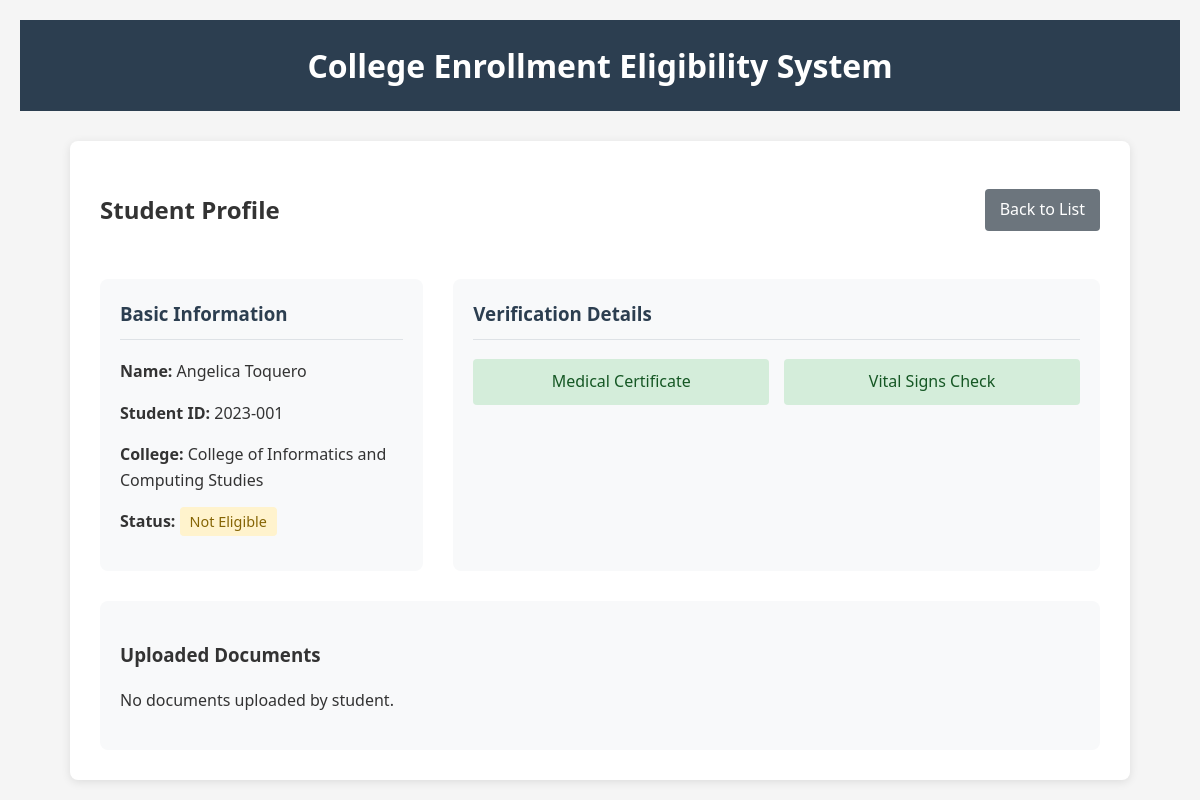
The page /admin/profile/1 on the database as committed earlier.
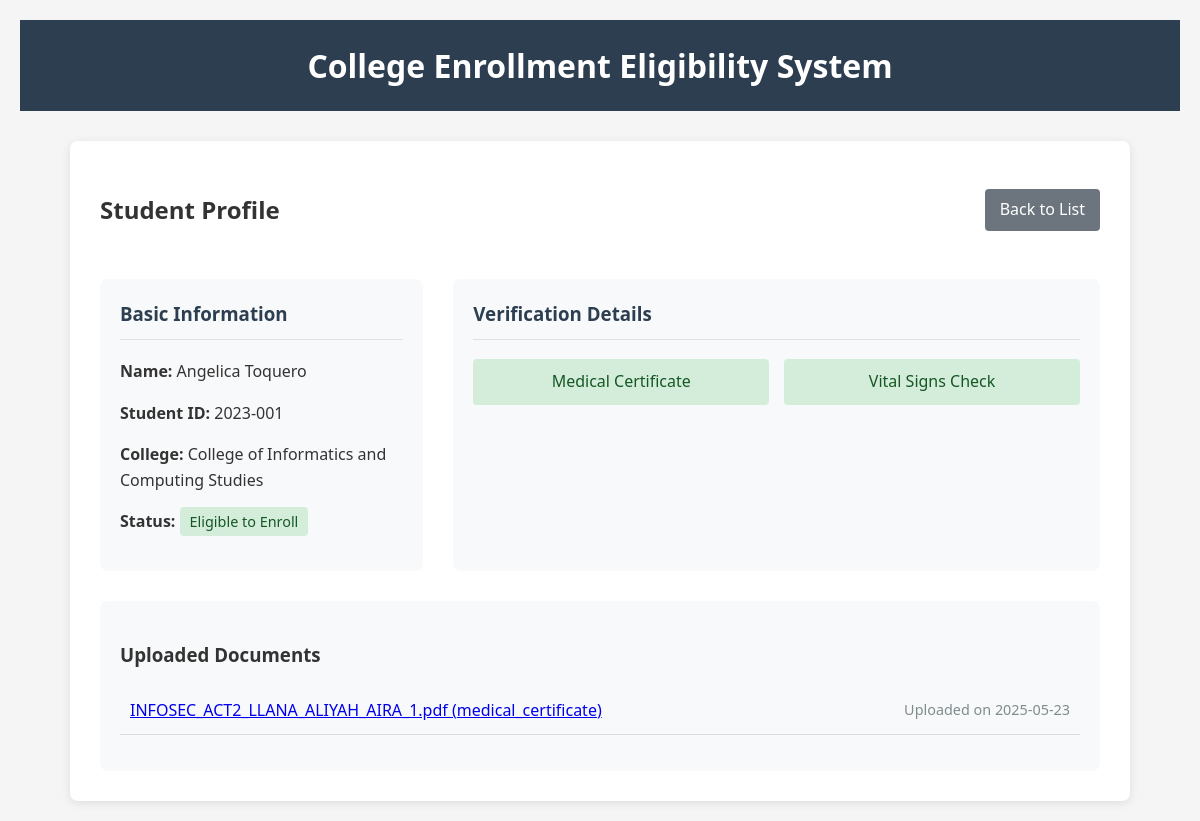
The same page on the database as committed later.
### models.py (models this page shows)
class UploadedFile(db.Model):
    id = db.Column(db.Integer, primary_key=True)
    filename = db.Column(db.String(100), nullable=False)
    filepath = db.Column(db.String(200), nullable=False)
    file_type = db.Column(db.String(50), nullable=False)
    upload_date = db.Column(db.DateTime, default=datetime.utcnow)
    student_id = db.Column(db.Integer, db.ForeignKey('student.id'), nullable=False)
    student = db.relationship('Student', backref='uploaded_files')

### app.py (the view)
@app.route('/admin/profile/<int:student_id>')
def admin_student_profile(student_id):
    student = Student.query.get_or_404(student_id)
    uploaded_files = UploadedFile.query.filter_by(student_id=student_id).all()
    return render_template('admin/profile.html', student=student, uploaded_files=uploaded_files)

### templates/admin/profile.html
{% extends "base.html" %}
{% block content %}
<div class="student-profile">
    <div class="profile-header">
        <h2>Student Profile</h2>
        <a href="{{ url_for('admin_student_list', college_id=student.college_id) }}" class="btn back-btn">Back to List</a>
    </div>
    <div class="profile-info">
        <div class="info-card">
            <h3>Basic Information</h3>
            <p><strong>Name:</strong> {{ student.name }}</p>
            <p><strong>Student ID:</strong> {{ student.student_id }}</p>
            <p><strong>College:</strong> {{ student.college.name }}</p>
            <p><strong>Status:</strong>
                <span class="status {% if student.is_eligible %}eligible{% else %}not-eligible{% endif %}">
                    {% if student.is_eligible %}Eligible to Enroll{% else %}Not Eligible{% endif %}
                </span>
            </p>
        </div>
        <div class="requirements-card">
            <h3>Verification Details</h3>
            <div class="requirements-grid">
                <div class="requirement {% if student.physical_exam %}met{% else %}not-met{% endif %}">
                    Medical Certificate
                </div>
                <div class="requirement {% if student.vital_signs %}met{% else %}not-met{% endif %}">
                    Vital Signs Check
                </div>
            </div>
        </div>
    </div>
    <div class="uploaded-files">
        <h3>Uploaded Documents</h3>
        {% if uploaded_files %}
            <ul>
                {% for file in uploaded_files %}
                <li>
                    <a href="{{ url_for('uploaded_file', filename=file.filename) }}" target="_blank">
                        {{ file.filename }} ({{ file.file_type }})
                    </a>
                    <span class="upload-date">Uploaded on {{ file.upload_date.strftime('%Y-%m-%d') }}</span>
                </li>
                {% endfor %}
            </ul>
        {% else %}
            <p>No documents uploaded by student.</p>
        {% endif %}
    </div>
</div>
{% endblock %}

Rows that differ between the two databases and show on the page:
changed Student "Angelica Toquero": is_eligible False → True (drawn)
added UploadedFile: filename "INFOSEC_ACT2_LLANA_ALIYAH_AIRA_1.pdf", file_type "medical_certificate", upload_date "2025-05-23"
Other text that changed with them:
text no longer shown: "Not Eligible No documents uploaded by student."
text now shown: "Eligible to Enroll"
